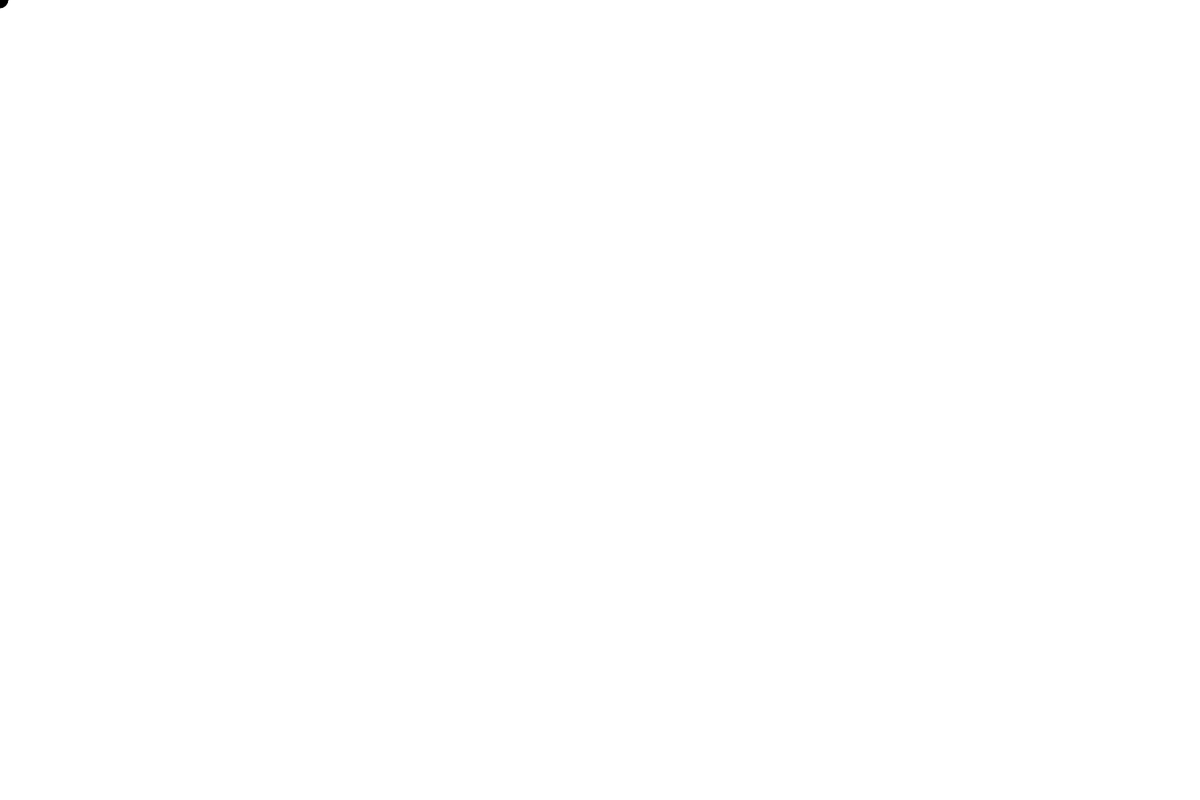
Frame 1 (no input)
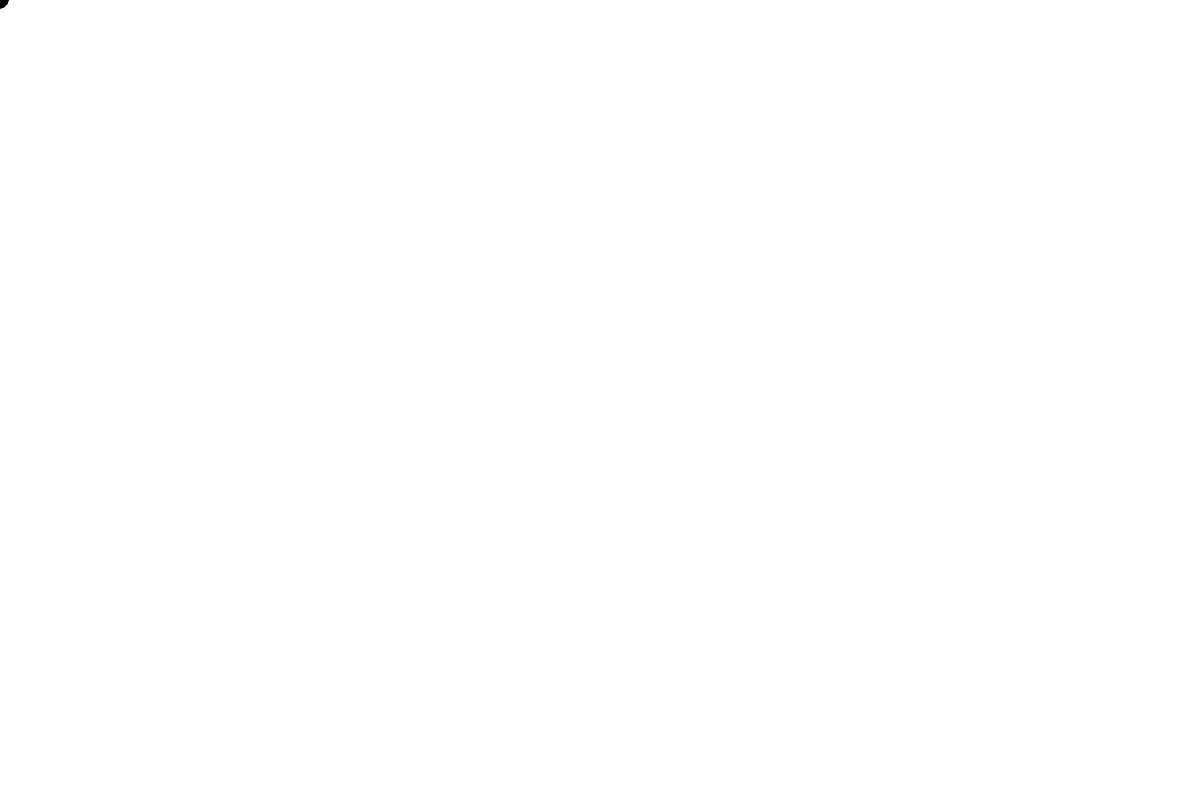
Frame 60 (no input)
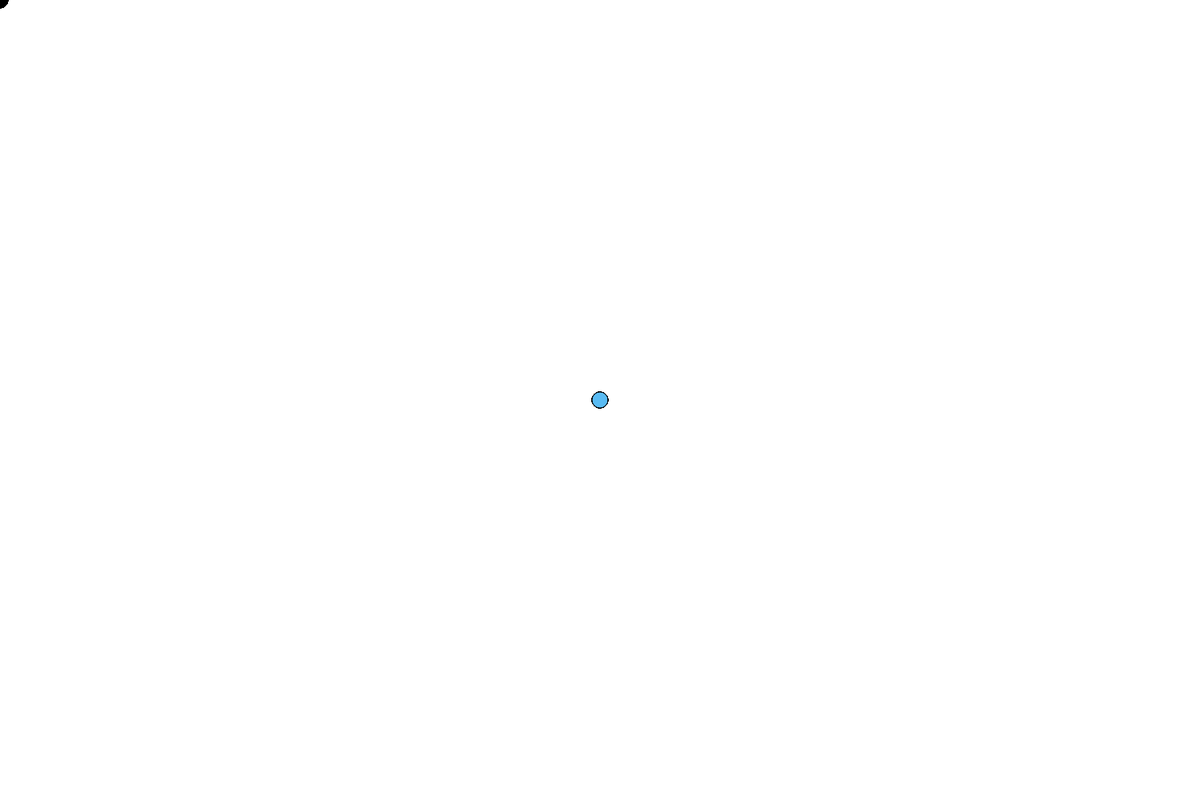
Frame 120 (the mouse pressed at the canvas centre since frame 60)

The p5.js sketch that drew these frames (run headless with seeded random() and noise() and a simulated clock; from frame 60 on, the mouse is pressed at the canvas centre):

// p5.js sketch
// ── sketch.js
function setup() {
  createCanvas(1500,1000);
}

function draw() {
  if (mouseIsPressed) {
  fill(89,187,243);
  
  }
  else{
  fill(mouseX/2,mouseY*2,mouseY/2);
  }
  ellipse(mouseX,mouseY,20,20);
}
